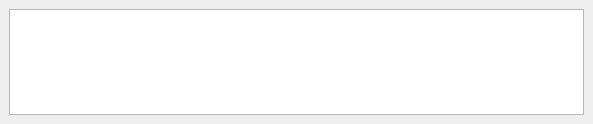
<?xml version="1.0" encoding="UTF-8"?>
<ui version="4.0">
 <class>tvseg_ui::ConsoleDockWidget</class>
 <widget class="QDockWidget" name="tvseg_ui::ConsoleDockWidget">
  <property name="geometry">
   <rect>
    <x>0</x>
    <y>0</y>
    <width>593</width>
    <height>124</height>
   </rect>
  </property>
  <property name="windowTitle">
   <string>Console</string>
  </property>
  <widget class="QWidget" name="dockWidgetContents">
   <layout class="QVBoxLayout" name="verticalLayout">
    <item>
     <widget class="tvseg_ui::ConsoleTextEdit" name="textEdit">
      <property name="tabChangesFocus">
       <bool>true</bool>
      </property>
      <property name="readOnly">
       <bool>true</bool>
      </property>
     </widget>
    </item>
   </layout>
  </widget>
 </widget>
 <customwidgets>
  <customwidget>
   <class>tvseg_ui::ConsoleTextEdit</class>
   <extends>QPlainTextEdit</extends>
   <header>consoletextedit.h</header>
  </customwidget>
 </customwidgets>
 <resources/>
 <connections/>
</ui>
